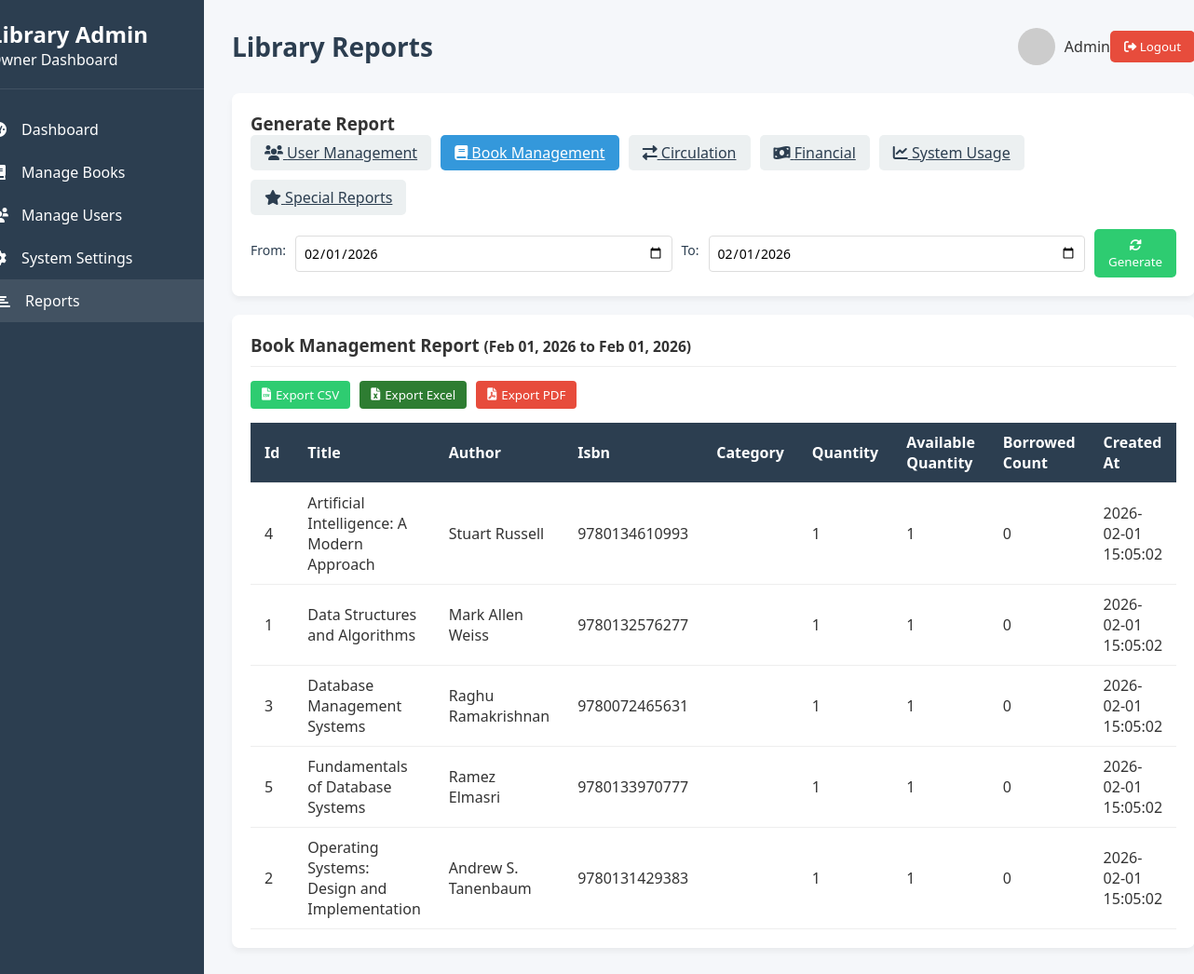
Screenshot of /reports.php?report=book_management&start_date=2026-02-01&end_date=2026-02-01 (signed in) with the database file from the repository.
### tables this page shows
CREATE TABLE books (
    id INT AUTO_INCREMENT PRIMARY KEY,
    title VARCHAR(255) NOT NULL,
    author VARCHAR(255) NOT NULL,
    isbn VARCHAR(20),
    genre VARCHAR(100),
    published_year INT,
    edition VARCHAR(20),
    total_copies INT NOT NULL DEFAULT 1,
    available_copies INT NOT NULL DEFAULT 1,
    cover_image VARCHAR(255),
    description TEXT,
    created_at TIMESTAMP DEFAULT CURRENT_TIMESTAMP
);

### reports.php (the view, shortened to what this page needs)
<?php
require_once 'check_auth.php';
$report_type = $_GET['report'] ?? '';
$start_date = $_GET['start_date'] ?? date('Y-m-01');
$end_date = $_GET['end_date'] ?? date('Y-m-d');
$report_data = [];
try {
    switch ($report_type) {
        case 'book_management':
            $stmt = $pdo->prepare("
                SELECT
                    id, title, author, isbn, category,
                    quantity, available_quantity,
                    (quantity - available_quantity) as borrowed_count,
                    created_at
                FROM books
                ORDER BY title
            ");
            $stmt->execute();
            $report_data = $stmt->fetchAll(PDO::FETCH_ASSOC);
            break;
    }
} catch (PDOException $e) {
    $_SESSION['error'] = "Failed to generate report: " . $e->getMessage();
    error_log("Database error in reports: " . $e->getMessage());
}
?>
<!DOCTYPE html>
<html lang="en">
<head>
    <link rel="stylesheet" href="https://cdnjs.cloudflare.com/ajax/libs/font-awesome/6.0.0/css/all.min.css">
    <link rel="stylesheet" href="css/styles.css">
</head>
<body>
    <div class="dashboard-container">
        <div class="sidebar">
            <div class="sidebar-header">
                <h2>Library Admin</h2>
                <p>Owner Dashboard</p>
            </div>
            <nav class="sidebar-nav">
                <a href="owner_dashboard.php" class="nav-item"><i class="fas fa-tachometer-alt"></i> Dashboard</a>
                <a href="manage_books.php" class="nav-item"><i class="fas fa-book"></i> Manage Books</a>
                <a href="manage_users.php" class="nav-item"><i class="fas fa-users"></i> Manage Users</a>
                <a href="system_settings.php" class="nav-item"><i class="fas fa-cog"></i> System Settings</a>
                <a href="reports.php" class="nav-item active"><i class="fas fa-chart-bar"></i> Reports</a>
            </nav>
        </div>
        <div class="main-content">
            <div class="header">
                <h1>Library Reports</h1>
                <div class="user-info">
                    <img src="https://ui-avatars.com/api/?name=<?= urlencode($_SESSION['owner_name']) ?>&background=random" alt="User Avatar">
                    <span><?= htmlspecialchars($_SESSION['owner_name']) ?></span>
                    <button class="logout-btn" onclick="window.location.href='logout.php'"><i class="fas fa-sign-out-alt"></i> Logout</button>
                </div>
            </div>
            <div class="report-controls">
                <h3>Generate Report</h3>
                <div class="report-types">
                    <a href="reports.php?report=user_management&start_date=<?= $start_date ?>&end_date=<?= $end_date ?>"
                       class="report-type-btn <?= $report_type === 'user_management' ? 'active' : '' ?>">
                       <i class="fas fa-users"></i> User Management
                    </a>
                    <a href="reports.php?report=book_management&start_date=<?= $start_date ?>&end_date=<?= $end_date ?>"
                       class="report-type-btn <?= $report_type === 'book_management' ? 'active' : '' ?>">
                       <i class="fas fa-book"></i> Book Management
                    </a>
                    <a href="reports.php?report=circulation&start_date=<?= $start_date ?>&end_date=<?= $end_date ?>"
                       class="report-type-btn <?= $report_type === 'circulation' ? 'active' : '' ?>">
                       <i class="fas fa-exchange-alt"></i> Circulation
                    </a>
                    <a href="reports.php?report=financial&start_date=<?= $start_date ?>&end_date=<?= $end_date ?>"
                       class="report-type-btn <?= $report_type === 'financial' ? 'active' : '' ?>">
                       <i class="fas fa-money-bill-wave"></i> Financial
                    </a>
                    <a href="reports.php?report=system_usage&start_date=<?= $start_date ?>&end_date=<?= $end_date ?>"
                       class="report-type-btn <?= $report_type === 'system_usage' ? 'active' : '' ?>">
                       <i class="fas fa-chart-line"></i> System Usage
                    </a>
                    <a href="reports.php?report=special&start_date=<?= $start_date ?>&end_date=<?= $end_date ?>"
                       class="report-type-btn <?= $report_type === 'special' ? 'active' : '' ?>">
                       <i class="fas fa-star"></i> Special Reports
                    </a>
                </div>
                <form method="get" action="reports.php">
                    <div class="date-range">
                        <label for="start_date">From:</label>
                        <input type="date" id="start_date" name="start_date" value="<?= $start_date ?>">
                        <label for="end_date">To:</label>
                        <input type="date" id="end_date" name="end_date" value="<?= $end_date ?>">
                        <button type="submit" class="generate-btn">
                            <i class="fas fa-sync-alt"></i> Generate
                        </button>
                    </div>
                </form>
            </div>
            <div class="report-results">
                <?php if ($report_type): ?>
                    <h3 class="report-title">
                        <?php
                            $report_titles = [
                                'user_management' => 'User Management Report',
                                'book_management' => 'Book Management Report',
                                'circulation' => 'Circulation Report',
                                'financial' => 'Financial Report',
                                'system_usage' => 'System Usage Report',
                                'special' => 'Special Reports'
                            ];
                            echo $report_titles[$report_type] ?? 'Report';
                        ?>
                        <small>(<?= date('M d, Y', strtotime($start_date)) ?> to <?= date('M d, Y', strtotime($end_date)) ?>)</small>
                    </h3>
                    <?php if (!empty($report_data)): ?>
                        <div class="export-options">
                            <button class="export-btn csv" onclick="exportReport('csv')">
                                <i class="fas fa-file-csv"></i> Export CSV
                            </button>
                            <button class="export-btn excel" onclick="exportReport('excel')">
                                <i class="fas fa-file-excel"></i> Export Excel
                            </button>
                            <button class="export-btn pdf" onclick="exportReport('pdf')">
                                <i class="fas fa-file-pdf"></i> Export PDF
                            </button>
                        </div>
                        <div class="table-responsive">
                            <table class="report-table">
                                <thead>
                                    <tr>
                                        <?php foreach (array_keys($report_data[0]) as $column): ?>
                                            <th><?= ucwords(str_replace('_', ' ', $column)) ?></th>
                                        <?php endforeach; ?>
                                    </tr>
                                </thead>
                                <tbody>
                                    <?php foreach ($report_data as $row): ?>
                                        <tr>
                                            <?php foreach ($row as $value): ?>
                                                <td><?= htmlspecialchars($value) ?></td>
                                            <?php endforeach; ?>
                                        </tr>
                                    <?php endforeach; ?>
                                </tbody>
                            </table>
                        </div>
                    <?php endif; ?>
                <?php endif; ?>
            </div>
        </div>
    </div>
</body>
</html>

### styles.css (style rules this page uses)
:root { --primary-color: #3498db; --primary-dark: #2980b9; --user-color: #2ecc71; --admin-color: #e74c3c; --secondary-color: #2c3e50; --light-gray: #ecf0f1; --dark-gray: #7f8c8d; --error-color: #e74c3c; }
* { box-sizing: border-box; margin: 0; padding: 0; font-family: 'Segoe UI', Tahoma, Geneva, Verdana, sans-serif; }
body { background-color: var(--light-gray); background-image: url('https://images.unsplash.com/photo-1507842217343-583bb7270b66?ixlib=rb-1.2.1&auto=format&fit=crop&w=1350&q=80'); background-size: cover; background-position: center; display: flex; justify-content: center; align-items: center; min-height: 100vh; padding: 20px; }
.header { text-align: center; margin-bottom: 30px; }
.header h1 { color: var(--secondary-color); margin-bottom: 0; font-size: 28px; }
label { display: block; margin-bottom: 8px; color: var(--secondary-color); font-weight: 500; font-size: 14px; }
input, textarea { width: 100%; padding: 12px 15px; border: 1px solid #ddd; border-radius: 5px; font-size: 14px; transition: border 0.3s; resize: vertical; }

### reports.php (style rules this page uses)
:root { --primary-color: #3498db; --success-color: #2ecc71; --danger-color: #e74c3c; --warning-color: #f39c12; --dark-color: #2c3e50; --light-color: #ecf0f1; --gray-color: #95a5a6; }
body { font-family: 'Segoe UI', Tahoma, Geneva, Verdana, sans-serif; background-color: #f5f7fa; margin: 0; padding: 0; color: #333; }
.dashboard-container { display: grid; grid-template-columns: 250px 1fr; min-height: 100vh; }
.sidebar { background-color: var(--dark-color); color: white; padding: 20px 0; }
.sidebar-header { padding: 0 20px 20px; border-bottom: 1px solid rgba(255,255,255,0.1); }
.sidebar-nav { padding: 20px 0; }
.nav-item { display: block; padding: 12px 20px; color: white; text-decoration: none; transition: all 0.3s; }
.nav-item:hover, .nav-item.active { background-color: rgba(255,255,255,0.1); border-left: 4px solid var(--primary-color); }
.nav-item i { margin-right: 10px; width: 20px; text-align: center; }
.main-content { padding: 30px; }
.header { display: flex; justify-content: space-between; align-items: center; margin-bottom: 30px; }
.user-info { display: flex; align-items: center; }
.user-info img { width: 40px; height: 40px; border-radius: 50%; margin-right: 10px; }
.logout-btn { background-color: var(--danger-color); color: white; border: none; padding: 8px 15px; border-radius: 5px; cursor: pointer; transition: background-color 0.3s; }
.report-controls { background-color: white; border-radius: 8px; padding: 20px; margin-bottom: 20px; box-shadow: 0 4px 6px rgba(0,0,0,0.05); }
.report-types { display: flex; flex-wrap: wrap; gap: 10px; margin-bottom: 15px; }
.report-type-btn { padding: 8px 15px; border-radius: 5px; border: none; background-color: var(--light-color); color: var(--dark-color); cursor: pointer; transition: all 0.3s; }
.report-type-btn.active { background-color: var(--primary-color); color: white; }
.date-range { display: flex; gap: 10px; align-items: center; }
.date-range input { padding: 8px; border: 1px solid #ddd; border-radius: 4px; }
.generate-btn { background-color: var(--success-color); color: white; border: none; padding: 8px 15px; border-radius: 5px; cursor: pointer; }
.report-results { background-color: white; border-radius: 8px; padding: 20px; box-shadow: 0 4px 6px rgba(0,0,0,0.05); }
.report-title { margin-top: 0; padding-bottom: 10px; border-bottom: 1px solid #eee; }
.report-table { width: 100%; border-collapse: collapse; margin-top: 15px; }
.report-table th, .report-table td { padding: 10px 15px; text-align: left; border-bottom: 1px solid #eee; }
.report-table th { background-color: var(--dark-color); color: white; }
.export-options { margin-top: 15px; display: flex; gap: 10px; }
.export-btn { padding: 6px 12px; border-radius: 4px; border: none; cursor: pointer; font-weight: 500; transition: all 0.3s; display: inline-flex; align-items: center; gap: 5px; }
.export-btn.csv { background-color: var(--success-color); color: white; }
.export-btn.excel { background-color: #2e7d32; color: white; }
.export-btn.pdf { background-color: var(--danger-color); color: white; }

### rows the page displays
books: id "4", title "Artificial Intelligence: A Modern Approach", author "Stuart Russell", isbn "9780134610993", value "1", value "0", created_at "2026-02-01 15:05:02"
books: value "1", title "Data Structures and Algorithms", author "Mark Allen Weiss", isbn "9780132576277", value "0", created_at "2026-02-01 15:05:02"
books: id "3", title "Database Management Systems", author "Raghu Ramakrishnan", isbn "9780072465631", value "1", value "0", created_at "2026-02-01 15:05:02"
books: id "5", title "Fundamentals of Database Systems", author "Ramez Elmasri", isbn "9780133970777", value "1", value "0", created_at "2026-02-01 15:05:02"
books: id "2", title "Operating Systems: Design and Implementation", author "Andrew S. Tanenbaum", isbn "9780131429383", value "1", value "0", created_at "2026-02-01 15:05:02"

### other values shown
$_SESSION['owner_name'] "Admin"
$report_titles[$report_type] "Book Management Report"
date('M d, Y', strtotime($start_date)) "Feb 01, 2026"
date('M d, Y', strtotime($end_date)) "Feb 01, 2026"
str_replace('_', ' ', $column) "Id"
str_replace('_', ' ', $column) "Title"
str_replace('_', ' ', $column) "Author"
str_replace('_', ' ', $column) "Isbn"
str_replace('_', ' ', $column) "Category"
str_replace('_', ' ', $column) "Quantity"
str_replace('_', ' ', $column) "Available Quantity"
str_replace('_', ' ', $column) "Borrowed Count"
str_replace('_', ' ', $column) "Created At"
